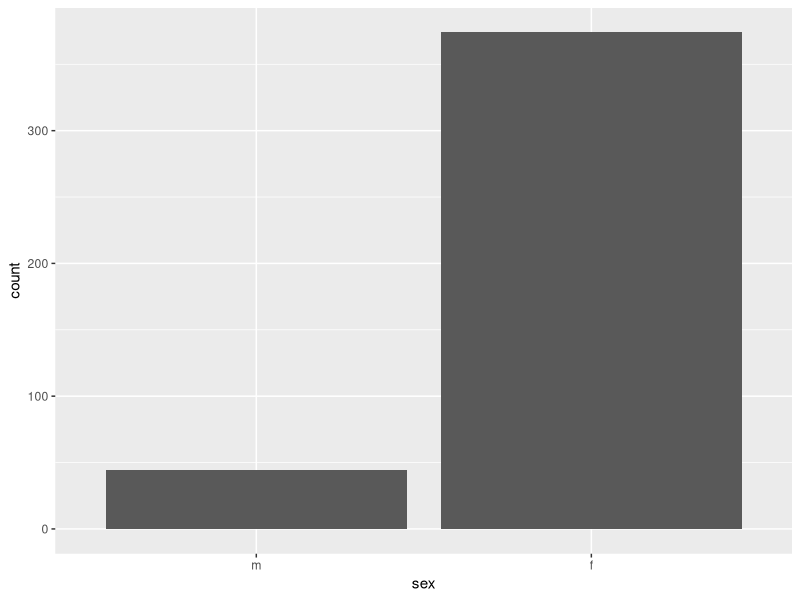
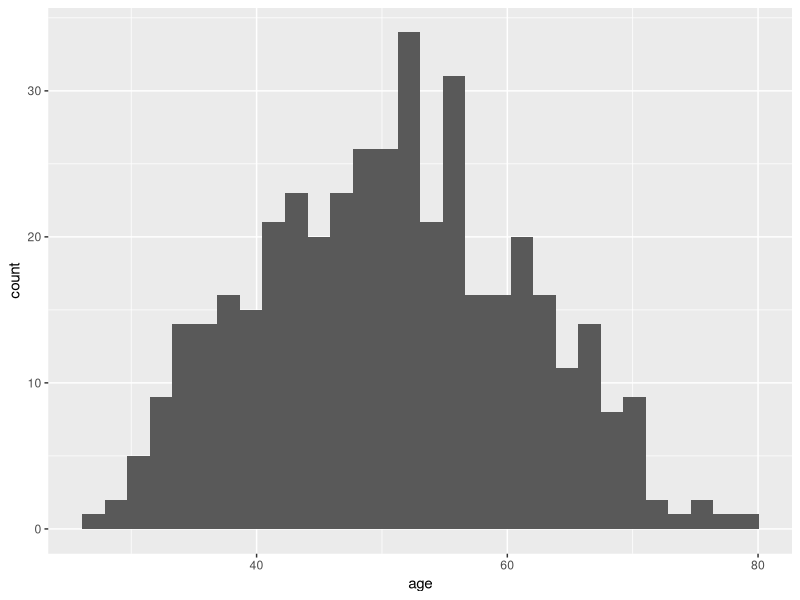
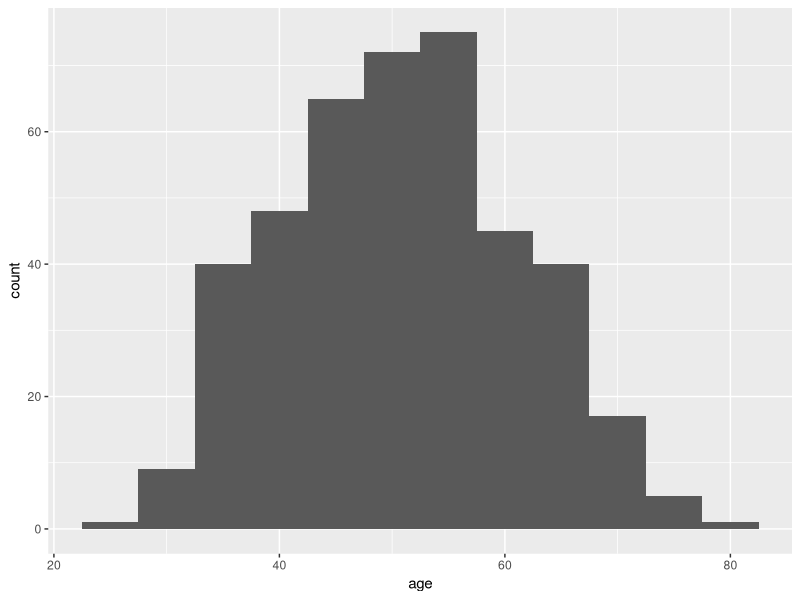
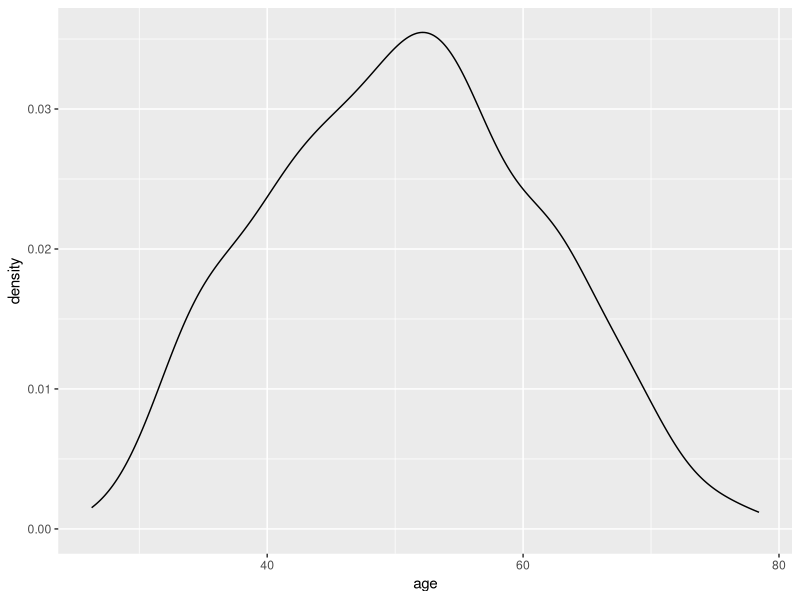
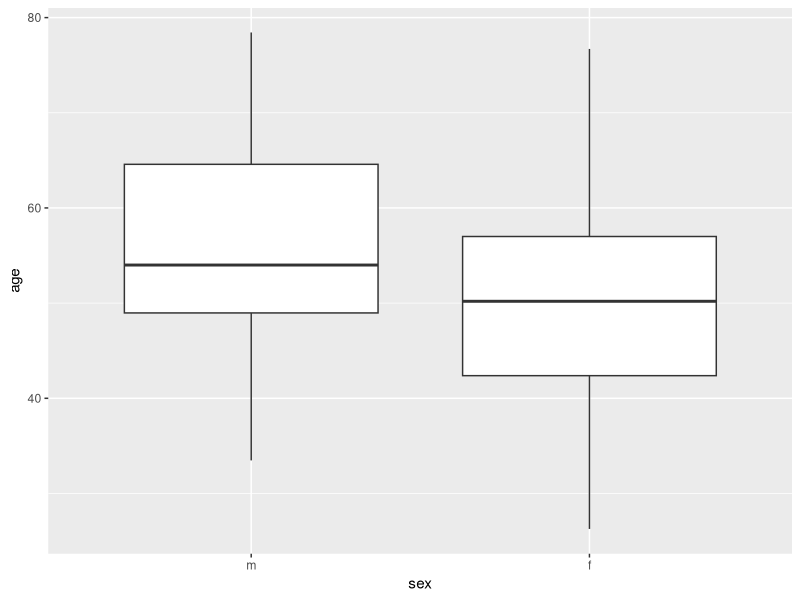
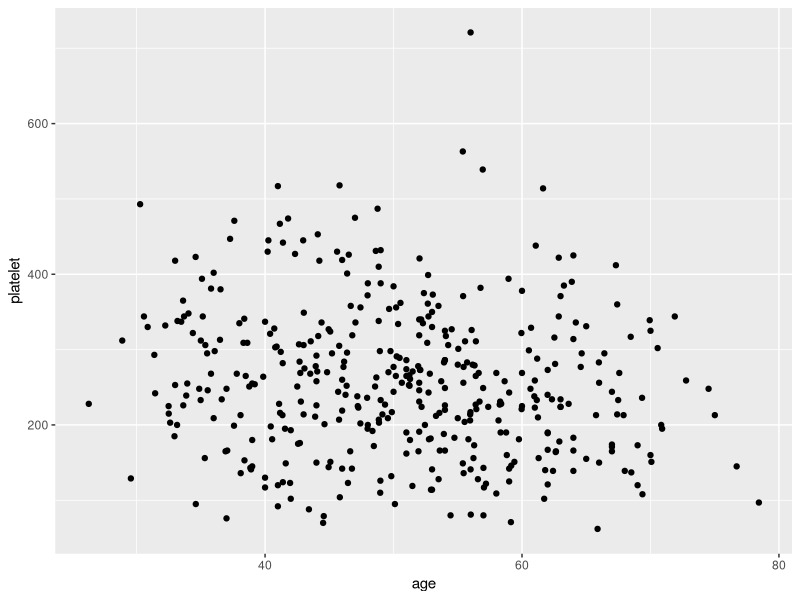
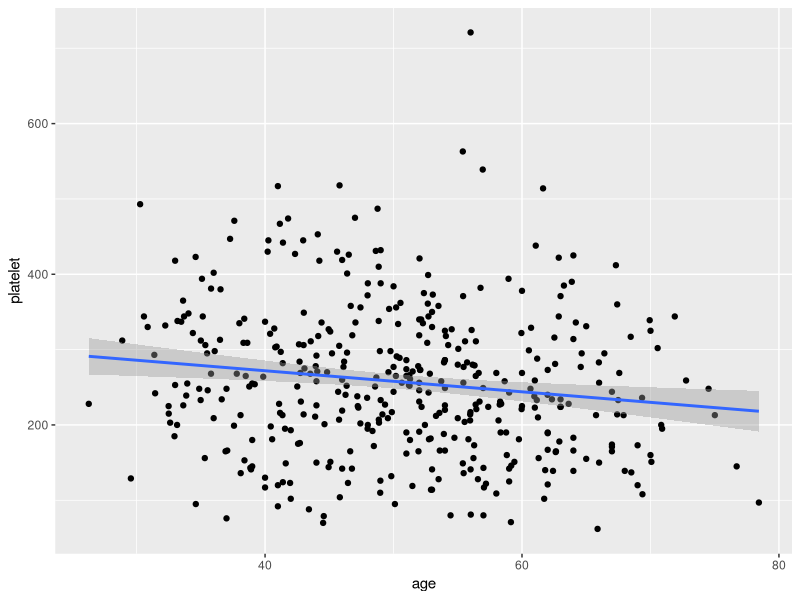
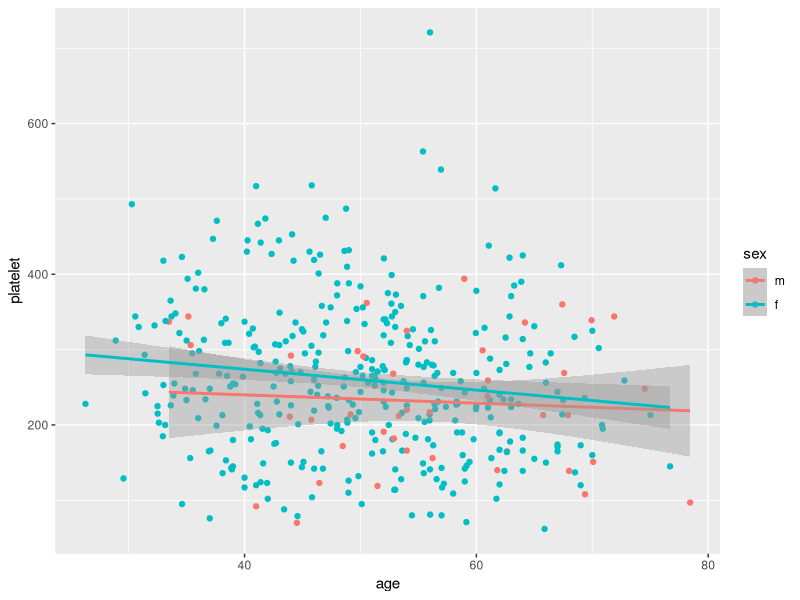

Generate these figures, in order, with R:
## ---- chunk 1
library(survival)
library(tidyverse)
## ---- chunk 2
ggplot(pbc, aes(x=sex)) + geom_bar()
## ---- chunk 3
ggplot(pbc, aes(x=age)) + geom_histogram()
## ---- chunk 4
ggplot(pbc, aes(x=age)) + geom_histogram(binwidth=5)
## ---- chunk 5
ggplot(pbc, aes(age)) + geom_density()
## ---- chunk 6
ggplot(pbc, aes(x= sex, y=age)) + geom_boxplot()
## ---- chunk 7
ggplot(pbc, aes(x = age, y = platelet)) + geom_point()
## ---- chunk 8
ggplot(pbc, aes(x = age, y = platelet)) + geom_point() + geom_smooth(method=lm)
## ---- chunk 9
ggplot(pbc, aes(x=age, y=platelet, color=sex)) + geom_point() + geom_smooth(method=lm)
## ---- chunk 10
ggplot(pbc, aes(x=age, y=platelet)) + geom_point() + geom_smooth(method = lm) + facet_wrap(vars(sex), nrow=1)
## ---- chunk 11
pbc_long <- pbc %>% select(id,sex,bili:platelet) %>% gather(key, value, -sex, -id)
pbc_long
## ---- chunk 12
ggplot(pbc_long , aes(value)) + geom_density() + facet_wrap(vars(key), scales = "free") 
## ---- chunk 13
ggsave("facet_density.png")
